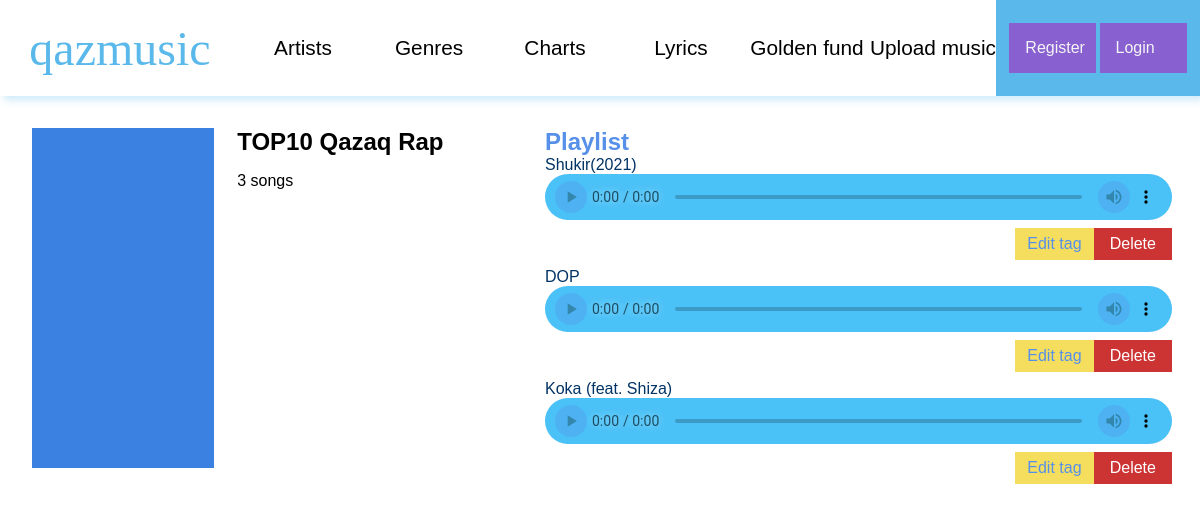
Page /chart/1 on the committed database.
### qazmusic/models.py (models this page shows, shortened)
class Charts(models.Model):
    title = models.CharField(max_length=255, db_index=True, unique=True)
    number_of_tracks = models.ManyToManyField(Tracks, blank=True)
    def __str__(self):
        return self.title
    class Meta:
        verbose_name = 'Chart'
        verbose_name_plural = 'Charts'

class Tracks(models.Model):
    title = models.CharField(max_length=255, db_index=True)
    artist = models.ForeignKey(Artists, on_delete=models.CASCADE, null=True)
    file = models.FileField(verbose_name='file', upload_to='tracks/')
    published_date = models.DateField(auto_now=False)
    genre = models.ForeignKey(Genres, on_delete=models.PROTECT, null=True)
    class Meta:
        verbose_name = 'Track'
        verbose_name_plural = 'Tracks'

### qazmusic/views.py (the view)
# urls.py: path('chart/<int:chart_id>', ChartView.as_view(), name='chart_view'),
class ChartView(DataMixin, DetailView):
    model = Charts
    template_name = 'qazmusic/chart_view.html'
    pk_url_kwarg = 'chart_id'
    context_object_name = 'chart'
    def get_context_data(self, *, object_list=None, **kwargs):
        context = super().get_context_data(**kwargs)
        c_def = self.get_user_context(title=str('qazmusic - ' + str(context['chart'])))
        context['tracks_in_chart'] = get_charts_tracks(self.kwargs.get('chart_id'))
        return dict(list(context.items()) + list(c_def.items()))

### qazmusic/utils.py (called while the page is built)
def get_tracks():
    get_tracks = Tracks.objects.all()
    return get_tracks

def get_charts_tracks(chart_id):
    tracks_in_chart = Tracks.objects.filter(charts__exact=chart_id)
    return tracks_in_chart

    def get_user_context(self, **kwargs):
        context = kwargs
        context['header_menu'] = header_menu
        context['tracks'] = get_tracks()
        return context

### qazmusic/templates/qazmusic/chart_view.html
{% extends 'qazmusic/base.html' %}
{% load static %}
{% block content %}
    <link rel="stylesheet" href="{% static 'qazmusic/css/artist-view.css' %}">
    <link rel="stylesheet" href="{% static 'qazmusic/css/audio-player.css' %}">
    <main class="artist-view-page">
        <div class="left">
            <div class="artist-card">
                <div class="artist-photo"
                     style="background-color: #3b81e2">
                </div>
                <div class="artist-info">
                    <h2>{{ chart.title }}</h2>
                    <p>{{ chart.number_of_tracks.count }} songs</p>
                </div>
            </div>
        </div>
        <div class="right">
            <h2>Playlist</h2>
            {% for track in tracks_in_chart %}
                <div class="track-div">
                    <p>{{ track.title }}</p>
                    <audio src="{{ track.file.url }}"
                           controls
                           class="track-audio">
                    </audio>
                    <div>
                        <span>
                            <a class="edit" href="{% url 'update' track.pk %}">Edit tag</a>
                            <a class="delete" href="{% url 'delete_track' track.pk %}">Delete</a>
                        </span>
                    </div>
                </div>
            {% endfor %}
        </div>
    </main>
{% endblock %}

### qazmusic/static/qazmusic/css/style.css (style rules this page uses)
html, body { width: 100%; height: 100vh; font-family: "Mark Pro", sans-serif; margin: 0; padding: 0; }

### qazmusic/static/qazmusic/css/artist-view.css (style rules this page uses)
.artist-view-page { box-sizing: border-box; display: flex; justify-content: space-between; align-items: center; width: 95%; height: 85%; margin: 2rem; }
.left { display: block; width: 40%; height: 100%; }
.left > .artist-card { width: 100%; height: 50%; display: flex; justify-content: space-between; }
.artist-card > .artist-photo { width: 40%; height: 100%; }
.artist-card > .artist-info { width: 55%; height: 100%; padding: 0; }
.artist-info h2 { padding: 0; margin: 0; }
.right { width: 55%; height: 100%; }
.right h2 { padding: 0; margin: 0; color: #5690e9; }
.right .track-div { width: 100%; height: 7rem; display: flex; flex-direction: column; justify-content: space-evenly; }
.track-div p { padding: 0; margin: 0; color: #003366; font-weight: 500; }
.track-div audio { width: 100%; }
.track-div > div { width: 100%; height: auto; display: flex; justify-content: flex-end; align-items: center; }
.track-div > div > span { width: 25%; height: 3rem; display: flex; justify-content: space-between; align-items: center; }
.track-div > div > span > a { width: 5rem; height: 2rem; font-family: inherit; color: white; cursor: pointer; transition: background-color 0.4s ease; text-decoration: none; display: flex; justify-content: center; align-items: center; }
.track-div > div > span > .edit { background-color: #f5dd5d; color: #5690e9; }
.track-div > div > span > .delete { background-color: #CC3434; }

### rows in the picture
Charts: title "TOP10 Qazaq Rap", number_of_tracks.count "3"
Tracks: title "Shukir(2021)"
Tracks: title "DOP"
Tracks: title "Koka (feat. Shiza)"

### other values in the picture
{{ title }} "Artists" "Genres" "Charts" "Lyrics" "Golden fund" "Upload music"
